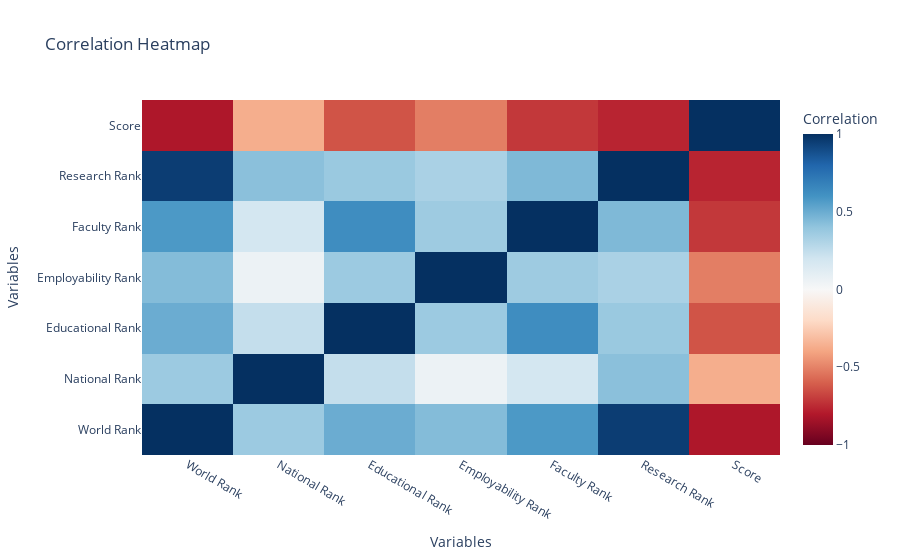

Notebook code cell kept with this figure:
### Code cell
import plotly.graph_objects as go

# Define data
data = df2[['World Rank', 'National Rank', 'Educational Rank', 'Employability Rank', 'Faculty Rank', 'Research Rank', 'Score']].corr()

# Create heatmap trace
heatmap_trace = go.Heatmap(
    z=data.values,  # correlation values
    x=data.columns,  # column names
    y=data.columns,  # row names
    colorscale='RdBu',  # color scale
    colorbar=dict(title='Correlation'),  # color bar title
    zmin=-1,  # minimum value for color scale
    zmax=1,   # maximum value for color scale
    hoverongaps=False,  # disable hover on gaps (NaN values)
    text=data.round(2),  # rounded correlation values
    hoverinfo='text'  # show text on hover
)

# Define layout
layout = go.Layout(
    title='Correlation Heatmap',
    xaxis=dict(title='Variables'),
    yaxis=dict(title='Variables'),
)

# Create figure
fig = go.Figure(data=heatmap_trace, layout=layout)

# Show plot
fig.show()

### Figure 1 — Plotly figure (JSON) as saved in the notebook; plotly's stock layout.template omitted (floating-point values rounded to 4 significant figures)
{"data": [{"colorbar": {"title": {"text": "Correlation"}}, "colorscale": [[0, "rgb(103,0,31)"], [0.1, "rgb(178,24,43)"], [0.2, "rgb(214,96,77)"], [0.3, "rgb(244,165,130)"], [0.4, "rgb(253,219,199)"], [0.5, "rgb(247,247,247)"], [0.6, "rgb(209,229,240)"], [0.7, "rgb(146,197,222)"], [0.8, "rgb(67,147,195)"], [0.9, "rgb(33,102,172)"], [1, "rgb(5,48,97)"]], "hoverinfo": "text", "hoverongaps": false, "text": [[1, 0.37, 0.5, 0.43, 0.58, 0.95, -0.81], [0.37, 1, 0.24, 0.06, 0.18, 0.42, -0.37], [0.5, 0.24, 1, 0.37, 0.63, 0.37, -0.63], [0.43, 0.06, 0.37, 1, 0.36, 0.32, -0.51], [0.58, 0.18, 0.63, 0.36, 1, 0.45, -0.71], [0.95, 0.42, 0.37, 0.32, 0.45, 1, -0.77], [-0.81, -0.37, -0.63, -0.51, -0.71, -0.77, 1]], "type": "heatmap", "x": ["World Rank", "National Rank", "Educational Rank", "Employability Rank", "Faculty Rank", "Research Rank", "Score"], "y": ["World Rank", "National Rank", "Educational Rank", "Employability Rank", "Faculty Rank", "Research Rank", "Score"], "z": [[1, 0.3688, 0.4985, 0.4342, 0.5777, 0.951, -0.8105], [0.3688, 1, 0.2427, 0.05555, 0.1826, 0.4189, -0.368], [0.4985, 0.2427, 1, 0.3669, 0.6255, 0.3742, -0.6345], [0.4342, 0.05555, 0.3669, 1, 0.3617, 0.3236, -0.5129], [0.5777, 0.1826, 0.6255, 0.3617, 1, 0.4483, -0.7107], [0.951, 0.4189, 0.3742, 0.3236, 0.4483, 1, -0.7656], [-0.8105, -0.368, -0.6345, -0.5129, -0.7107, -0.7656, 1]], "zmax": 1, "zmin": -1}], "layout": {"autosize": true, "title": {"text": "Correlation Heatmap"}, "xaxis": {"autorange": true, "range": [-0.5, 6.5], "title": {"text": "Variables"}, "type": "category"}, "yaxis": {"autorange": true, "range": [-0.5, 6.5], "title": {"text": "Variables"}, "type": "category"}}}
